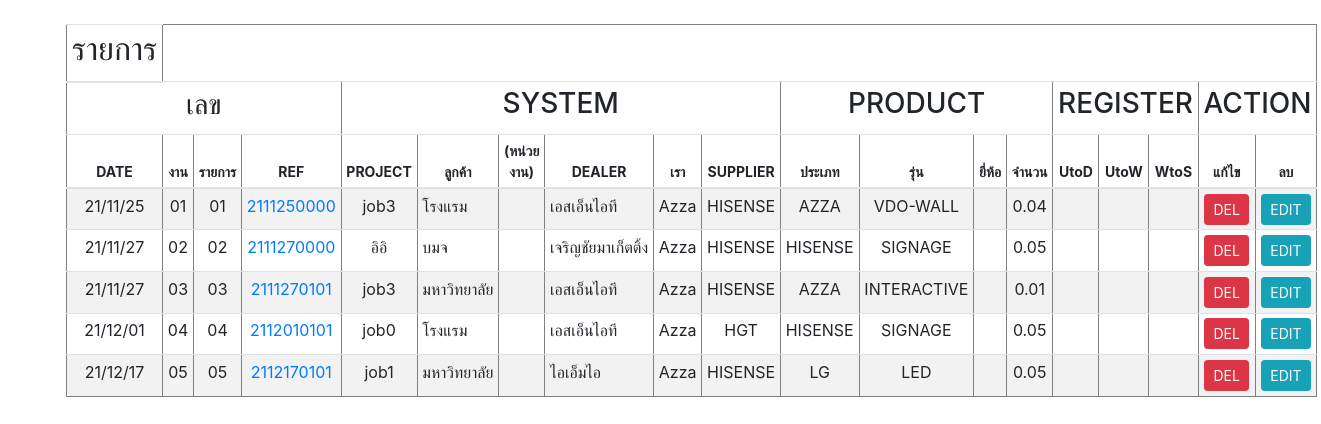
Page /customer/customer_show.php on the committed database.
### tables this page shows
CREATE TABLE `customer` (
  `REF_NO` varchar(255) NOT NULL,
  `CREATE_DATE` varchar(255) NOT NULL,
  `TIME` varchar(255) NOT NULL,
  `AMOUNT` float NOT NULL,
  `PROJECT` varchar(255) NOT NULL,
  `EQUIPMENT` varchar(255) NOT NULL,
  `USER` varchar(255) NOT NULL,
  `UNIT` varchar(255) DEFAULT NULL,
  `BRANDNAME` varchar(255) NOT NULL,
  `SERIES` varchar(255) NOT NULL,
  `LOGO` varchar(255) DEFAULT NULL,
  `PROVINCE` varchar(255) NOT NULL,
  `DISTRICT` varchar(255) NOT NULL,
  `SUBDISTRICT` varchar(255) NOT NULL,
  `ZIPCODE` varchar(5) NOT NULL,
  `CONTACT` varchar(255) NOT NULL,
  `DEPARTMENT` varchar(255) NOT NULL,
  `NAME` varchar(255) NOT NULL,
  `PHONE` varchar(255) NOT NULL,
  `EMAIL` varchar(255) NOT NULL,
  `DEALER` varchar(255) NOT NULL,
  `WE` varchar(255) NOT NULL DEFAULT 'Azza',
  `SUPPLIER` varchar(255) NOT NULL
);

### customer/customer_show.php (the view, shortened to what this page needs)
<?php
$conn=new Databases;
$conn = $conn->__construct();
$query = "SELECT * FROM customer";
$result = mysqli_query($conn, $query);
$idx=00;
?>
<!DOCTYPE html PUBLIC "-//W3C//DTD XHTML 1.0 Transitional//EN" "http://www.w3.org/TR/xhtml1/DTD/xhtml1-transitional.dtd">
<html xmlns="http://www.w3.org/1999/xhtml">
<head>
<link rel="stylesheet" href="https://cdn.jsdelivr.net/npm/bootstrap@4.6.0/dist/css/bootstrap.min.css">
    <link href="https://unpkg.com/gijgo@1.9.13/css/gijgo.min.css" rel="stylesheet" type="text/css" />
</head>
<body>
<br>
<table border='1' style="width:90%; margin-left:5%" class="table table-striped table-sm">
  <thead align="center" style="font-size:14px;">
   <tr align="center">
        <th><h2>รายการ</h2></th>
    </tr>
    <tr>
        <td colspan="4"><h3>เลข</h3></td>
        <td colspan="6"><h3>SYSTEM</h3></td>
        <td colspan="4"><h3>PRODUCT</h3></td>
        <td colspan="3"><h3>REGISTER</h3></td>
        <td colspan="2"><h3>ACTION</h3></td>
    </tr>
    <tr>
        <th>DATE</th>
        <th>งาน</th>
        <th>รายการ</th>
        <th>REF</th>
        	<th>PROJECT</th>
        	<th>ลูกค้า</th>
            <th>(หน่วยงาน)</th>
        	<th>DEALER</th>
        	<th>เรา</th>
     		<th>SUPPLIER</th>
        <th>ประเภท</th>
        <th>รุ่น</th>
        <th>ยี่ห้อ</th>
        <th>จำนวน</th>
       <th>UtoD</th>
       <th>UtoW</th>
       <th>WtoS</th>
     		<th>แก้ไข</th>
            <th>ลบ</th>
     </tr>
  </thead>
  <tbody>
      <?php
		while($row = mysqli_fetch_array($result))
		{$idx=$idx+1;
		?>
		<tr id=<?php echo $row["REF_NO"];?>>
        <td width="2%" align="center"><nobr><?php echo $row['CREATE_DATE'];?></nobr></td>
    	<td width="2%" align="center"><nobr><?php echo sprintf("%02d",$idx); ?></a></nobr></td>
    	<td width="3%" align="center"><nobr><?php echo sprintf("%02d",$idx); ?></nobr></td>
    	<td width="3%" align="center"><nobr><a href="customer_show_user.php?REF_NO=<?=$row['REF_NO'];?>"><?php echo $row['REF_NO'];?></a></nobr></td>
    	<td width="5%" align="center"><nobr><?php echo $row['PROJECT']; ?></nobr></td>
    	<td width="5%" align="left"><nobr><?php echo $row['USER']; ?></nobr></td>
        <td width="5%" align="left"><nobr><?php echo $row['UNIT']; ?></nobr></td>
        <td width="5%" align="left"><nobr><?php echo $row['DEALER']; ?></nobr></td>
        <td width="4%" align="left"><nobr><?php echo $row['WE'] ;?></nobr></td>
        <td width="6%" align="center"><nobr><?php echo $row['SUPPLIER'] ;?></nobr></td>
        <td width="7%" align="center"><nobr><?php echo $row['BRANDNAME'];?></nobr></td>
        <td width="7%" align="center"><nobr><?php echo $row['SERIES'];?></nobr></td>
        <td width="7%" align="center"><nobr><?php echo $row['LOGO'];?></nobr></td>
        <td width="5%" align="center"><nobr><?php echo $row["AMOUNT"]; ?></nobr></td>
        <td width="5%" align="center"><nobr><?php echo ""; ?></nobr></td>
        <td width="5%" align="center"><nobr><?php echo ""; ?></nobr></td>
        <td width="5%" align="center"><nobr><?php echo ""; ?></nobr></td>
        <td width="4%" align="center"><button class="btn btn-danger btn-sm" id="dels" name="dels" onclick="dels(<?php echo $row["REF_NO"];?>)" >DEL</button></td>
        <td width="4%" align="center" ><button class="btn btn-info btn-sm" id="edits" name="edits" onclick="edits(<?php echo $row["REF_NO"];?>)" >EDIT</button></td>
		</tr>
        <?php
		}
?>
   </tbody>
</table>
</body>
</body>
</html>

### rows in the picture
customer: CREATE_DATE "21/11/25", REF_NO "2111250000", PROJECT "job3", USER "โรงแรม", DEALER "เอสเอ็นไอที", WE "Azza", SUPPLIER "HISENSE", BRANDNAME "AZZA", SERIES "VDO-WALL", AMOUNT "0.04"
customer: CREATE_DATE "21/11/27", REF_NO "2111270000", PROJECT "อิอิ", USER "บมจ", DEALER "เจริญชัยมาเก็ตติ้ง", WE "Azza", SUPPLIER "HISENSE", BRANDNAME "HISENSE", SERIES "SIGNAGE", AMOUNT "0.05"
customer: CREATE_DATE "21/11/27", REF_NO "2111270101", PROJECT "job3", USER "มหาวิทยาลัย", DEALER "เอสเอ็นไอที", WE "Azza", SUPPLIER "HISENSE", BRANDNAME "AZZA", SERIES "INTERACTIVE", AMOUNT "0.01"
customer: CREATE_DATE "21/12/01", REF_NO "2112010101", PROJECT "job0", USER "โรงแรม", DEALER "เอสเอ็นไอที", WE "Azza", SUPPLIER "HGT", BRANDNAME "HISENSE", SERIES "SIGNAGE", AMOUNT "0.05"
customer: CREATE_DATE "21/12/17", REF_NO "2112170101", PROJECT "job1", USER "มหาวิทยาลัย", DEALER "ไอเอ็มไอ", WE "Azza", SUPPLIER "HISENSE", BRANDNAME "LG", SERIES "LED", AMOUNT "0.05"
